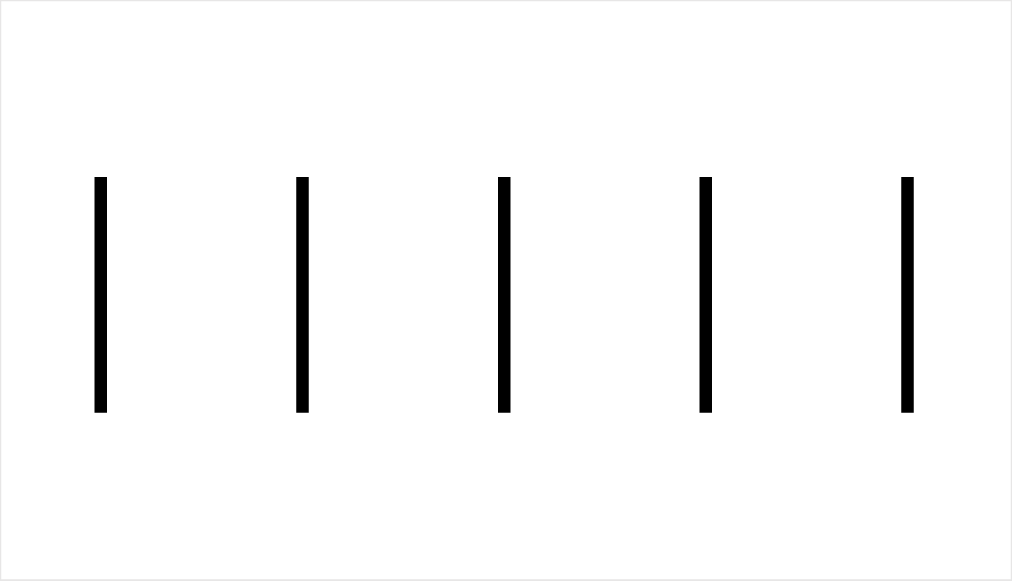
#> input picture x100-sample-calibration.png, 4048 x 2322 px (shown at 1/4 size); its folder holds only this picture in this run
$ python -i tgv_v4.py   (imports and definitions only)
#> lines starting #> are read from the running program, lines starting #| are printed output that depends on the picture; after the words box and inside, x2 and y2 are one past the last pixel; in counts of white or black regions, pixels touching at a corner belong together
#> further down, picture is the input picture: shape (2322, 4048, 3); mean B, G, R 248.4, 248.4, 248.4
import cv2
import numpy as np
import tkinter as tk
from tkinter import filedialog, messagebox, ttk
from PIL import Image, ImageTk
import pandas as pd
import json, io, os, re, ctypes

# ══════════════════════════════════════════════════════════════════════
#  디자인 시스템 — Modern Precision Dark
#  컨셉: 반도체 장비 소프트웨어 / 의료기기 UI에서 영감
#        차갑고 정밀한 느낌 + 절제된 강조색
# ══════════════════════════════════════════════════════════════════════

# 색상 팔레트
BG0   = "#0d0f14"    # 최외곽 (거의 검정)
BG1   = "#13161e"    # 메인 패널
BG2   = "#1c2030"    # 카드/섹션
BG3   = "#242840"    # 입력/트로프
BG4   = "#2d3350"    # hover 상태
FG    = "#d4daf0"    # 기본 텍스트
FG2   = "#606880"    # 비활성 텍스트
FG3   = "#8899bb"    # 보조 텍스트
AC    = "#3d8ef0"    # 파랑 강조 (메인)
AC2   = "#1a6fd8"    # 파랑 darker
GR    = "#1fba6e"    # 초록 (분석 실행)
GR2   = "#178f53"    # 초록 darker
OR    = "#e8602a"    # 오렌지 (로드/경고)
OR2   = "#c04d20"    # 오렌지 darker
RD    = "#d94060"    # 빨강 (경계/제한)
BD    = "#252c40"    # 테두리
BD2   = "#1e2438"    # 얇은 구분선

# 폰트 시스템 — Segoe UI (Windows 기본 현대 폰트)
# 크기 일관성: 9(본문) / 10(강조) / 11(섹션) / 13(타이틀)
_F = "Segoe UI"
F_XS  = (_F, 8)
F_SM  = (_F, 9)
F_SMB = (_F, 9,  "bold")
F_MD  = (_F, 10)
F_MDB = (_F, 10, "bold")
F_LG  = (_F, 11, "bold")
F_XL  = (_F, 13, "bold")

# ══════════════════════════════════════════════════════════════════════
#  1. 데이터 I/O
# ══════════════════════════════════════════════════════════════════════
def save_recipe(path, d):
    with open(path,'w') as f: json.dump(d, f, indent=4)

def load_recipe(path):
    with open(path,'r') as f: return json.load(f)

# ══════════════════════════════════════════════════════════════════════
#  2. 비전 처리 엔진
# ══════════════════════════════════════════════════════════════════════
class Vision:
    def __init__(self):
        self.px_per_um = 2.6
        self.px_per_mm = 2600.0
        self.single_area = 12.0

    # [10 lines left out: function update, not called in this run]

    def find_tgv(self, img):
        gray = cv2.cvtColor(img, cv2.COLOR_BGR2GRAY)
        _, m = cv2.threshold(gray, 50, 255, cv2.THRESH_BINARY_INV)
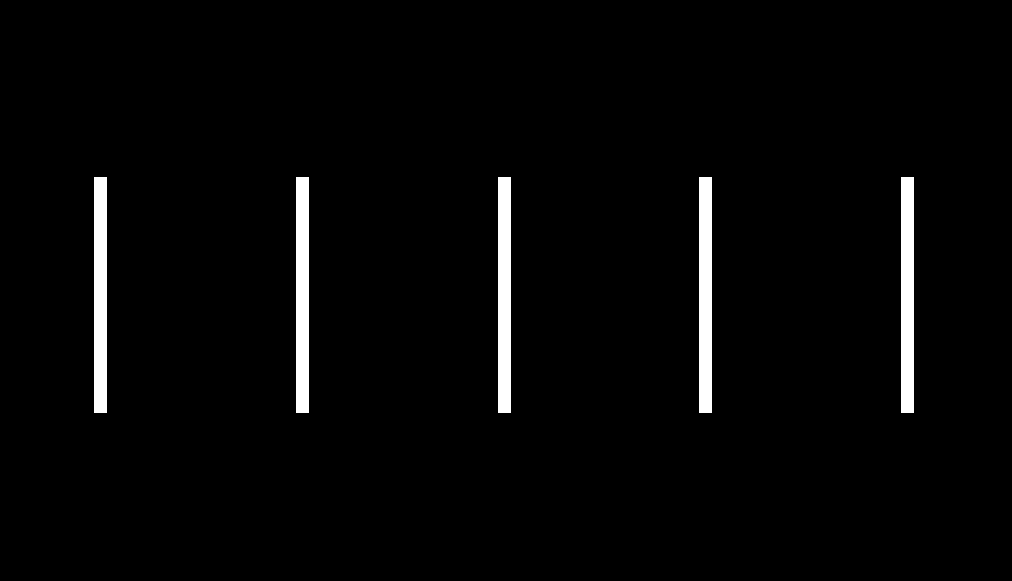
#> m: shape (2322, 4048) (shown at 1/4 size); 2.5% white; 5 white regions
        cs, _ = cv2.findContours(m, cv2.RETR_EXTERNAL, cv2.CHAIN_APPROX_SIMPLE)
#> cs = 5 contours; box (x1, y1, x2, y2) and area: (3605, 708, 3655, 1651) 46158, (2798, 708, 2848, 1651) 46158, (1992, 708, 2042, 1651) 46158, (1185, 708, 1235, 1651) 46158, (378, 708, 428, 1651) 46158
        if cs:
            c = max(cs, key=cv2.contourArea)
#> c = [[3605, 708], [3605, 1650], [3654, 1650], [3654, 708]]
            if cv2.contourArea(c) > 2000:
                (x,y), r = cv2.minEnclosingCircle(c)
#> x = 3629.5; y = 1179; r = 471.6
                return (int(x),int(y)), int(r)
        return None, 0

    # [100 lines left out: functions roi_mask, preview, analyze, not called in this run]

# ══════════════════════════════════════════════════════════════════════
#  3. UI 구성
# ══════════════════════════════════════════════════════════════════════
class UI:
    # [27 lines left out: function __init__, not called in this run]

    # ── 공통 위젯 헬퍼 ────────────────────────────────────────────────
    def _frame(self, parent, bg=BG1, **kw):
        return tk.Frame(parent, bg=bg, **kw)

    def _label(self, parent, text, font=F_SM, fg=FG3, bg=BG1, **kw):
        return tk.Label(parent, text=text, font=font, fg=fg, bg=bg, **kw)

    # [32 lines left out: functions _btn, _sep, _entry, _chk, not called in this run]

    def _combobox(self, parent, var, vals, w=18):
        return ttk.Combobox(parent, textvariable=var, values=vals,
                            state="readonly", width=w, style="App.TCombobox")

    # [715 lines left out: functions _section, _tag, _slider, _step, _build, _build_c1 and 14 more, not called in this run]

    def status(self, text, fg=FG2):
        self.lbl_status.config(text=text, fg=fg)

    # ── 이미지 표시 ───────────────────────────────────────────────────
    # [52 lines left out: functions show, _resize, _ctx_show, _copy_clip, not called in this run]

# ══════════════════════════════════════════════════════════════════════
#  5. Setting Manager
# ══════════════════════════════════════════════════════════════════════
class SettingManager:
    """
    배율별 Calibration + 레시피 관리
    저장 위치: %APPDATA%/TGV_PSL_Inspector/settings.json
    """
    MAGS = ["x50", "x100", "x200", "x500", "x1000"]
    SAVE_PATH = os.path.join(
        os.environ.get("APPDATA", os.path.expanduser("~")),
        "TGV_PSL_Inspector", "settings.json"
    )

    # [40 lines left out: functions __init__, _save, _load, not called in this run]

    def get_mag_data(self, mag):
        return self.data.get(mag, {})

    # [353 lines left out: functions save_recipe_for_mag, open, _build_calib_panel, _refresh_calib_panel, _load_calib_image, _draw_calib_image and 6 more, not called in this run]


# ══════════════════════════════════════════════════════════════════════
#  4. 메인 컨트롤러
# ══════════════════════════════════════════════════════════════════════
class App:
    # [61 lines left out: functions __init__, _refresh_mag_buttons, _on_calib_apply, not called in this run]

    def open_settings(self):
        self.setting_mgr.open()

    # [24 lines left out: function on_mag_select, not called in this run]

    def _mag(self, name):
        m = re.search(r'_?x(\d+)', name, re.I)
        return f"x{m.group(1)}" if m else "기타"

    # [139 lines left out: functions load_folder, on_file_select, update_all, run_analysis, run_batch, _highlight and 5 more, not called in this run]

# [4 lines not run here, left out]

>>> import cv2
>>> picture = cv2.imread('x100-sample-calibration.png')
>>> result = Vision().find_tgv(picture)
#> result = ((3629, 1179), 471)
